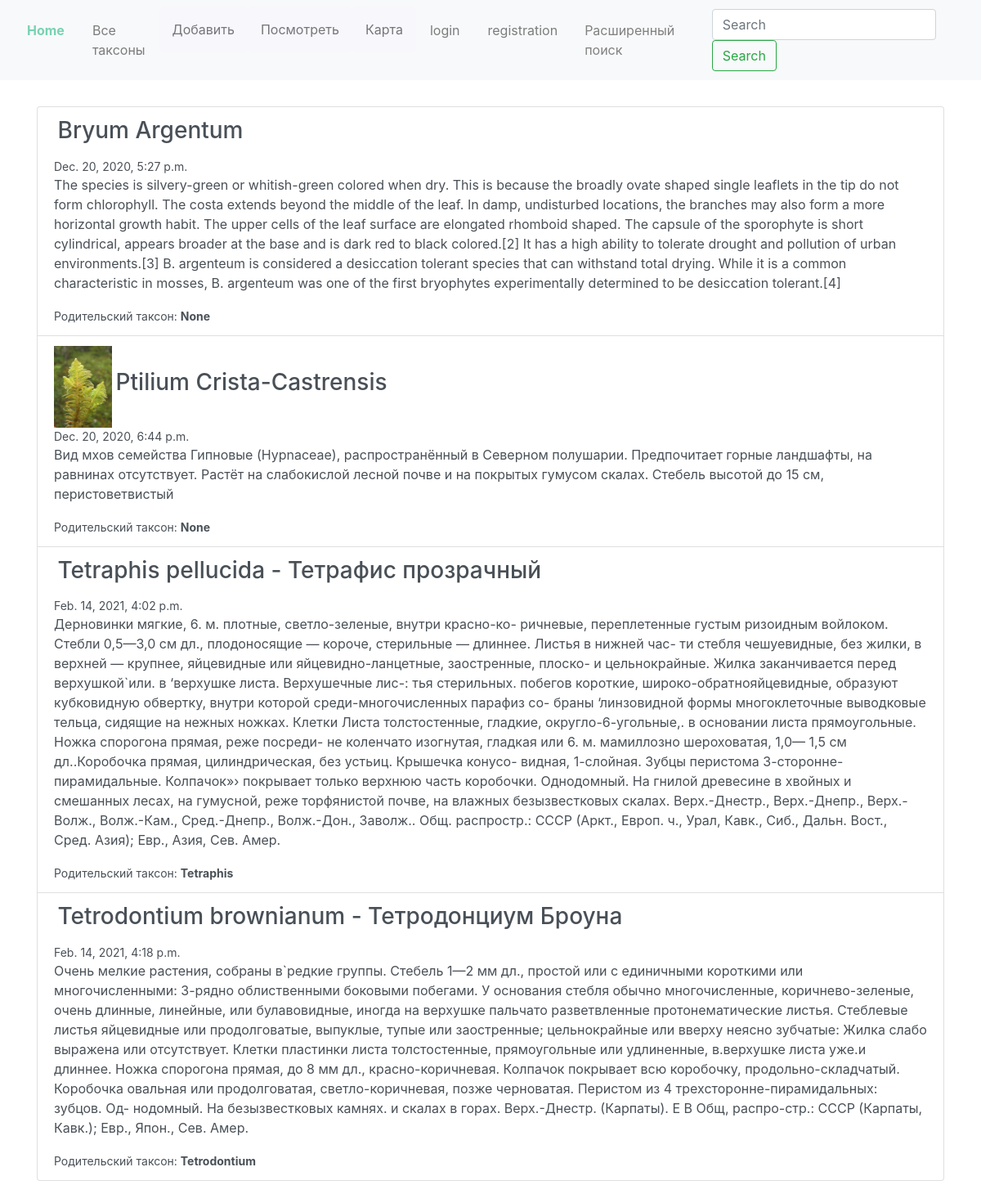
Page /taxons/species_list/ on the committed database.
### moss/models.py (models this page shows, shortened)
class Species(models.Model):
	parent_taxon = models.ForeignKey(Genus, on_delete=models.CASCADE, blank=True, null=True)
	name = models.CharField(max_length=60)
	description = models.TextField(blank=True)
	definer_description = models.TextField(blank=True)
	date = models.DateTimeField(auto_now_add=True)
	img = models.ImageField(blank=True, null=True)
	creator = models.ForeignKey(User, on_delete=models.SET_NULL, blank=True, null=True)
	tax = models.ForeignKey(Taxa, on_delete=models.SET_NULL, blank=True, null=True)
	class Meta:
		verbose_name_plural = 'Species'

class Genus(models.Model):
	parent_taxon = models.ForeignKey(Family, on_delete=models.CASCADE, blank=True, null=True)
	name = models.CharField(max_length=60)
	description = models.TextField(blank=True, null=True)
	definer_description = models.TextField(blank=True)
	date = models.DateTimeField(auto_now_add=True)
	img = models.ImageField(blank=True, null=True)
	creator = models.ForeignKey(User, on_delete=models.SET_NULL, blank=True, null=True)
	tax = models.ForeignKey(Taxa, on_delete=models.SET_NULL, blank=True, null=True)
	def __str__(self):
		return self.name
	class Meta:
		verbose_name_plural = 'Genuses'

### moss/views.py (the view)
# urls.py: path('species_list/', views.species_list, name='species_list'),
def species_list(request):
	taxons_list = Species.objects.order_by('name')
	context = {'taxons_list': taxons_list}
	return render(request, 'taxons_list.html', context)

### moss/templates/taxons_list.html
{% extends 'base.html' %}
{% load bootstrap4 %}
{% load static %}
{% block content %}
<div class="list-group">
	{% if taxons_list %}
		{% for taxon in taxons_list %}
		  <a href="{% url 'taxons:universal_taxon' taxon.name %}" class="list-group-item list-group-item-action flex-column align-items-start">
			<div>
				<div style='display: inline-block;'>
			{% if taxon.img %}
			<img height=100 alt='' src='{{taxon.img.url}}'>
			{% endif %}
		    </div>
				<div style='display: inline-block;'>
					<h3 class="mb-3">{{taxon.name}}</h3>
				</div>
			</div>
		    <div class="d-flex w-100 justify-content-between">
		      <small>{{taxon.date}}</small>
		    </div>
		    <p class="mb-3">{{taxon.description}}</p>
		    <small>Родительский таксон: <strong>{{taxon.parent_taxon}}</strong></small>
		  </a>
		{% endfor %}
	{% else %}
		<b align='center'>{{bad_request}}
			<br><br>
			<p><img height=200 width=200 src="{% static 'sad_smile.png' %}"></p></b>
	{% endif %}
</div>
{% endblock %}

### rows in the picture
Species: name "Bryum Argentum", date "Dec. 20, 2020, 5:27 p.m.", description "The species is silvery-green or whitish-green colored when dry. This is because the broadly ovate shaped single leaflets in the tip do not form chlorophyll. The costa extends beyond the middle of the leaf. In damp, undisturbed locations, the branches may also form a more horizontal growth habit. The upper cells of the leaf surface are elongated rhomboid shaped. The capsule of the sporophyte is short cylindrical, appears broader at the base and is dark red to black colored.[2] It has a high ability to tolerate drought and pollution of urban environments.[3] B. argenteum is considered a desiccation tolerant species that can withstand total drying. While it is a common characteristic in…", parent_taxon "None"
Species: img (picture), name "Ptilium Crista-Castrensis", date "Dec. 20, 2020, 6:44 p.m.", description "Вид мхов семейства Гипновые (Hypnaceae), распространённый в Северном полушарии. Предпочитает горные ландшафты, на равнинах отсутствует. Растёт на слабокислой лесной почве и на покрытых гумусом скалах. Стебель высотой до 15 см, перистоветвистый", parent_taxon "None"
Species: name "Tetraphis pellucida - Тетрафис прозрачный", date "Feb. 14, 2021, 4:02 p.m.", description "Дерновинки мягкие, 6. м. плотные, светло-зеленые, внутри красно-ко- ричневые, переплетенные густым ризоидным войлоком. Стебли 0,5—3,0 см дл., плодоносящие — короче, стерильные — длиннее. Листья в нижней час- ти стебля чешуевидные, без жилки, в верхней — крупнее, яйцевидные или яйцевидно-ланцетные, заостренные, плоско- и цельнокрайные. Жилка заканчивается перед верхушкой`или. в ‘верхушке листа. Верхушечные лис-: тья стерильных. побегов короткие, широко-обратнояйцевидные, образуют кубковидную обвертку, внутри которой среди-многочисленных парафиз со- браны ‘линзовидной формы многоклеточные выводковые тельца, сидящие на нежных ножках. Клетки Листа толстостенные, гладкие, округло-6-угольные,. в…", parent_taxon "Tetraphis"
Species: name "Tetrodontium brownianum - Тетродонциум Броуна", date "Feb. 14, 2021, 4:18 p.m.", description "Очень мелкие растения, собраны в`редкие группы. Стебель 1—2 мм дл., простой или с единичными короткими или многочисленными: 3-рядно облиственными боковыми побегами. У основания стебля обычно многочисленные, коричнево-зеленые, очень длинные, линейные, или булавовидные, иногда на верхушке пальчато разветвленные протонематические листья. Стеблевые листья яйцевидные или продолговатые, выпуклые, тупые или заостренные; цельнокрайные или вверху неясно зубчатые: Жилка слабо выражена или отсутствует. Клетки пластинки листа толстостенные, прямоугольные или удлиненные, в.верхушке листа уже.и длиннее. Ножка спорогона прямая, до 8 мм дл., красно-коричневая. Колпачок покрывает всю коробочку,…", parent_taxon "Tetrodontium"
